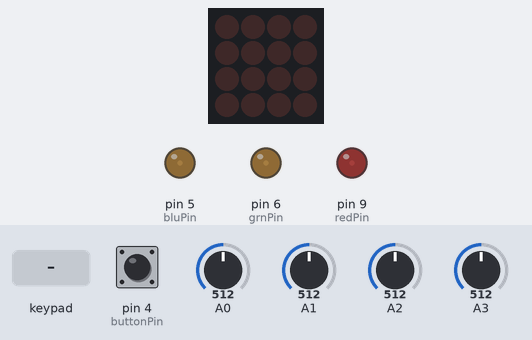
The sketch below on a simulated Arduino Leonardo, built with avr-gcc and run on an emulated ATmega32U4. On the bench: 4×4 LED matrix, output pins drawn as LEDs (lit = HIGH). Inputs (shaded band) come from the test bench; at power-on: pin 4 (buttonPin) LOW, A0 = 512, A1 = 512, A2 = 512, A3 = 512. What the sketch prints to the serial monitor is not drawn.

Above: at 1.2 s.
1.3 s: keypad keys 1 2 A pressed 0.4 s apart
At 1.38 s:
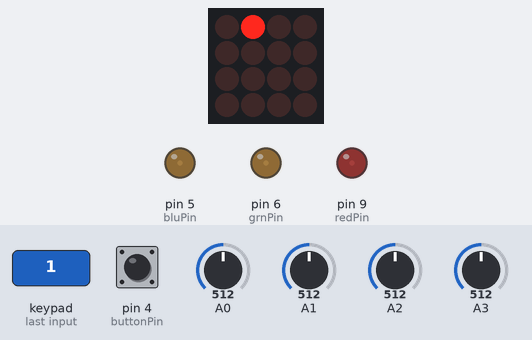
4.0 s: key '0' pressed
At 4.08 s:
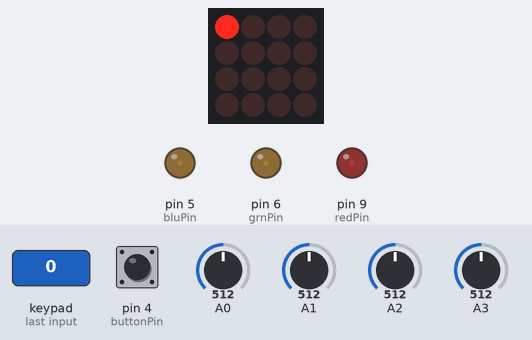
5.6 s: keypad keys 2 5 D pressed 0.4 s apart
At 5.68 s:
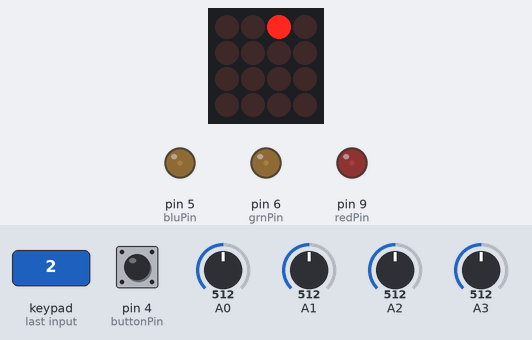
8.3 s: key 'C' pressed
At 8.38 s:
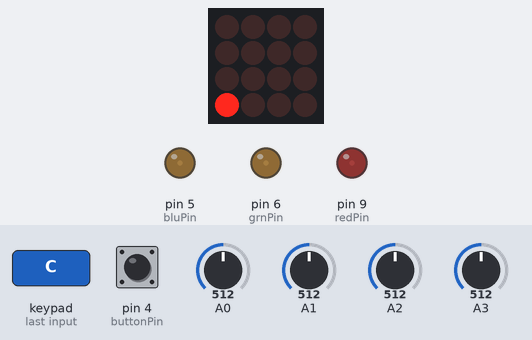
9.9 s: key '4' pressed
At 9.98 s:
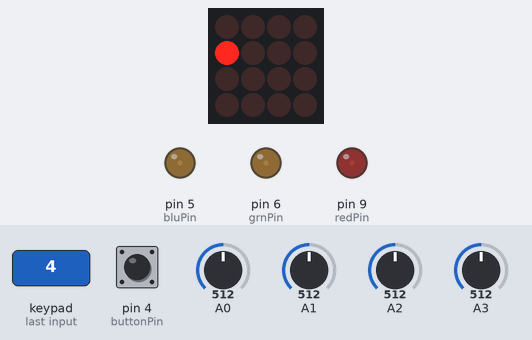
Timing chart, 0 to 12.5 s (numbered marks = the images above; inputs shaded):
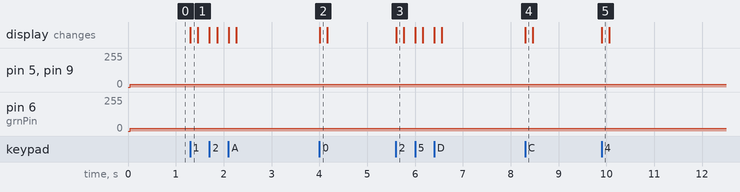

The sketch:

AMP_Code.ino
```cpp
// Arduino MIDI Controller
// Based on MINI UNTZtrument Sketch
// Spring 2017
// Brendon Kim, Dominic Gaiero, Elizabeth Davis, & Josiah Pang
#include <Wire.h>
#include <Adafruit_Trellis.h>
#include "MIDIUSB.h"

// Define Variables

// First parameter is the event type (0x09 = note on, 0x08 = note off).
// Second parameter is note-on/note-off, combined with the channel.
// Channel can be anything between 0-15. Typically reported to the user as 1-16.
// Third parameter is the note number (48 = middle C).
// Fourth parameter is the velocity (64 = normal, 127 = fastest).
#define LED     13 // Pin for heartbeat LED (shows code is working)
#define CHANNEL 1  // MIDI channel number
#define buttonPin 4 // Define pin button is connected to


Adafruit_Trellis trellis;

uint8_t heart        = 0;        // Heartbeat LED counter
unsigned long prevReadTime = 0L; // Keypad polling timer
uint8_t mod;
uint8_t vel;
uint8_t fxc;
uint8_t rate;

const uint8_t redPin = 9; // Red
const uint8_t grnPin = 6; // Green
const uint8_t bluPin = 5; // Blue

const uint8_t maxState = 2; // Define maximum number of states

static unsigned int button;
int state = 0;

uint8_t * note;

uint8_t noteCase0[] = {
  60, 61, 62, 63,
  56, 57, 58, 59,
  52, 53, 54, 55,
  48, 49, 50, 51
};

uint8_t noteCase1[] = {
  60, 61, 62, 63,
  56, 57, 58, 59,
  52, 53, 54, 55,
  64, 49, 50, 51
};

uint8_t noteCase2[] = {
  60, 61, 62, 63,
  56, 57, 58, 59,
  52, 53, 54, 55,
  65, 49, 50, 51
};


void noteOn(byte channel, byte pitch, byte velocity) {
  midiEventPacket_t noteOn = {0x09, 0x90 | channel, pitch, velocity};
  MidiUSB.sendMIDI(noteOn);
}

void noteOff(byte channel, byte pitch, byte velocity) {
  midiEventPacket_t noteOff = {0x08, 0x80 | channel, pitch, velocity};
  MidiUSB.sendMIDI(noteOff);
}

void controlChange(byte channel, byte control, byte value) {
  midiEventPacket_t event = {0x0B, 0xB0 | channel, control, value};
  MidiUSB.sendMIDI(event);
}

// Sets LED
void ledColor(int r, int g, int b, float brightness = 0.25) {
  int redVal = r * brightness;
  int grnVal = g * brightness;
  int bluVal = b * brightness;

  analogWrite(redPin, redVal);   // Write current values to LED pins
  analogWrite(grnPin, grnVal);
  analogWrite(bluPin, bluVal);
}

void setup() {
  Serial.begin(115200);
  trellis.begin(0x70); // Pass I2C address
  trellis.clear();
  trellis.writeDisplay();

  // Initialize variables
  int buttonState = 0; // Keeps track of whether the button is pressed
  int lastButtonState = 0; // Initializes button as not pressed (LOW)


  // mod = map(analogRead(0), 0, 1023, 0, 127);
  mod = map(analogRead(0), 0, 1023, 0, 127);
  vel = map(analogRead(1), 0, 1023, 0, 127);
  fxc = map(analogRead(2), 0, 1023, 0, 127);
  rate = map(analogRead(3), 0, 1023, 0, 127);
  controlChange(CHANNEL, 1, mod);
  controlChange(CHANNEL, 11, vel);
  controlChange(CHANNEL, 12, fxc);
  controlChange(CHANNEL, 13, rate);

  // Set Button pin
  pinMode(buttonPin, INPUT);
  // Set RGB LED pins
  pinMode(redPin, OUTPUT);
  pinMode(grnPin, OUTPUT);
  pinMode(bluPin, OUTPUT);
}

void loop() {

  Serial.println(state);

  button = digitalRead(buttonPin);
  switch(state) {
    case 0:
      if (button = HIGH) {
        state = 1;
      }
      note = noteCase0;
      ledColor(255, 0, 0);
      break;
    case 1:
      if (button = HIGH) {
        state = 2;
      }
      note = noteCase1;
      ledColor(0, 255, 0);
      break;
    case 2:
      if (button = HIGH) {
        state = 0;
      }
      note = noteCase2;
      ledColor(0, 0, 255);
      break;
  }

  // Checks if buttons are pressed every 20ms
  unsigned long t = millis();
  if ((t - prevReadTime) >= 20) { // 20ms = min Trellis poll time
    if (trellis.readSwitches()) { // Button state change?

      for (uint8_t i = 0; i < 16; i++) { // For each button...
        if (trellis.justPressed(i)) {
          noteOn(0, note[i], 0xFF);
          Serial.println(note[i]);
          MidiUSB.flush();
          trellis.setLED(i);
        } else if (trellis.justReleased(i)) {
          noteOff(0, note[i], 0xFF);
          Serial.println(note[i]);
          MidiUSB.flush();
          trellis.clrLED(i);
        }
      }
      trellis.writeDisplay();
    }
    prevReadTime = t;
    digitalWrite(LED, ++heart & 32); // Blink = alive

  }
  if ((t - prevReadTime) >= 1) { // 20ms = min Trellis poll time
    uint8_t newModulation = map(analogRead(0), 0, 1023, 0, 127);
    if (mod != newModulation) {
      mod = newModulation;
      controlChange(CHANNEL, 1, mod);
    }
    uint8_t newVelocity = map(analogRead(1), 0, 1023, 0, 127);
    if(vel != newVelocity) {
           vel = newVelocity;
           controlChange(CHANNEL,11, vel);
    }
    uint8_t newEffect = map(analogRead(2), 0, 1023, 0, 127);
    if(fxc != newEffect) {
           fxc = newEffect;
           controlChange(CHANNEL,12, fxc);
    }
    uint8_t newRate = map(analogRead(3), 0, 1023, 0, 127);
    if(rate !=newRate) {
           rate = newRate;
           controlChange(CHANNEL,13, rate);
     }
  }
}
```

Measured:
- after the input at 1.3 s, the display: changes at once (image 1)
- after the input at 4.0 s, the display: changes at once (image 2)
- after the input at 5.6 s, the display: changes at once (image 3)
- after the input at 8.3 s, the display: changes at once (image 4)
- after the input at 9.9 s, the display: changes at once (image 5)
